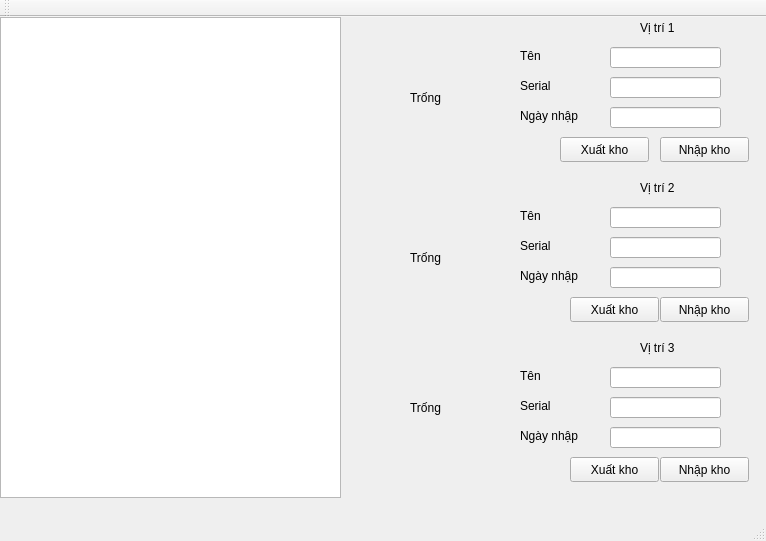
<?xml version="1.0" encoding="UTF-8"?>
<ui version="4.0">
 <class>MainWindow</class>
 <widget class="QMainWindow" name="MainWindow">
  <property name="geometry">
   <rect>
    <x>0</x>
    <y>0</y>
    <width>766</width>
    <height>541</height>
   </rect>
  </property>
  <property name="windowTitle">
   <string>MainWindow</string>
  </property>
  <widget class="QWidget" name="centralWidget">
   <widget class="QListView" name="listView">
    <property name="geometry">
     <rect>
      <x>0</x>
      <y>0</y>
      <width>341</width>
      <height>481</height>
     </rect>
    </property>
   </widget>
   <widget class="QLineEdit" name="lineEdit">
    <property name="geometry">
     <rect>
      <x>610</x>
      <y>60</y>
      <width>111</width>
      <height>21</height>
     </rect>
    </property>
   </widget>
   <widget class="QLabel" name="label">
    <property name="geometry">
     <rect>
      <x>520</x>
      <y>30</y>
      <width>67</width>
      <height>17</height>
     </rect>
    </property>
    <property name="text">
     <string>Tên</string>
    </property>
   </widget>
   <widget class="QLineEdit" name="lineEdit_2">
    <property name="geometry">
     <rect>
      <x>610</x>
      <y>90</y>
      <width>111</width>
      <height>21</height>
     </rect>
    </property>
   </widget>
   <widget class="QLabel" name="label_2">
    <property name="geometry">
     <rect>
      <x>520</x>
      <y>90</y>
      <width>81</width>
      <height>17</height>
     </rect>
    </property>
    <property name="text">
     <string>Ngày nhập </string>
    </property>
   </widget>
   <widget class="QPushButton" name="xuat1">
    <property name="geometry">
     <rect>
      <x>560</x>
      <y>120</y>
      <width>89</width>
      <height>25</height>
     </rect>
    </property>
    <property name="text">
     <string>Xuất kho</string>
    </property>
   </widget>
   <widget class="QPushButton" name="xuat2">
    <property name="geometry">
     <rect>
      <x>570</x>
      <y>280</y>
      <width>89</width>
      <height>25</height>
     </rect>
    </property>
    <property name="text">
     <string>Xuất kho</string>
    </property>
   </widget>
   <widget class="QLineEdit" name="lineEdit_3">
    <property name="geometry">
     <rect>
      <x>610</x>
      <y>220</y>
      <width>111</width>
      <height>21</height>
     </rect>
    </property>
   </widget>
   <widget class="QLabel" name="label_3">
    <property name="geometry">
     <rect>
      <x>520</x>
      <y>250</y>
      <width>81</width>
      <height>17</height>
     </rect>
    </property>
    <property name="text">
     <string>Ngày nhập</string>
    </property>
   </widget>
   <widget class="QLabel" name="label_4">
    <property name="geometry">
     <rect>
      <x>520</x>
      <y>190</y>
      <width>67</width>
      <height>17</height>
     </rect>
    </property>
    <property name="text">
     <string>Tên</string>
    </property>
   </widget>
   <widget class="QLineEdit" name="lineEdit_4">
    <property name="geometry">
     <rect>
      <x>610</x>
      <y>250</y>
      <width>111</width>
      <height>21</height>
     </rect>
    </property>
   </widget>
   <widget class="QPushButton" name="xuat3">
    <property name="geometry">
     <rect>
      <x>570</x>
      <y>440</y>
      <width>89</width>
      <height>25</height>
     </rect>
    </property>
    <property name="text">
     <string>Xuất kho</string>
    </property>
   </widget>
   <widget class="QLineEdit" name="lineEdit_5">
    <property name="geometry">
     <rect>
      <x>610</x>
      <y>380</y>
      <width>111</width>
      <height>21</height>
     </rect>
    </property>
   </widget>
   <widget class="QLabel" name="label_5">
    <property name="geometry">
     <rect>
      <x>520</x>
      <y>410</y>
      <width>81</width>
      <height>17</height>
     </rect>
    </property>
    <property name="text">
     <string>Ngày nhập</string>
    </property>
   </widget>
   <widget class="QLabel" name="label_6">
    <property name="geometry">
     <rect>
      <x>520</x>
      <y>380</y>
      <width>67</width>
      <height>17</height>
     </rect>
    </property>
    <property name="text">
     <string>Serial</string>
    </property>
   </widget>
   <widget class="QLineEdit" name="lineEdit_6">
    <property name="geometry">
     <rect>
      <x>610</x>
      <y>410</y>
      <width>111</width>
      <height>21</height>
     </rect>
    </property>
   </widget>
   <widget class="QPushButton" name="nhap1">
    <property name="geometry">
     <rect>
      <x>660</x>
      <y>120</y>
      <width>89</width>
      <height>25</height>
     </rect>
    </property>
    <property name="text">
     <string>Nhập kho</string>
    </property>
   </widget>
   <widget class="QPushButton" name="nhap2">
    <property name="geometry">
     <rect>
      <x>660</x>
      <y>280</y>
      <width>89</width>
      <height>25</height>
     </rect>
    </property>
    <property name="text">
     <string>Nhập kho</string>
    </property>
   </widget>
   <widget class="QPushButton" name="nhap3">
    <property name="geometry">
     <rect>
      <x>660</x>
      <y>440</y>
      <width>89</width>
      <height>25</height>
     </rect>
    </property>
    <property name="text">
     <string>Nhập kho</string>
    </property>
   </widget>
   <widget class="QLabel" name="label_7">
    <property name="geometry">
     <rect>
      <x>640</x>
      <y>320</y>
      <width>68</width>
      <height>22</height>
     </rect>
    </property>
    <property name="text">
     <string>Vị trí 3</string>
    </property>
   </widget>
   <widget class="QLabel" name="label_8">
    <property name="geometry">
     <rect>
      <x>640</x>
      <y>160</y>
      <width>68</width>
      <height>22</height>
     </rect>
    </property>
    <property name="text">
     <string>Vị trí 2</string>
    </property>
   </widget>
   <widget class="QLabel" name="label_9">
    <property name="geometry">
     <rect>
      <x>640</x>
      <y>0</y>
      <width>68</width>
      <height>22</height>
     </rect>
    </property>
    <property name="text">
     <string>Vị trí 1</string>
    </property>
   </widget>
   <widget class="QLabel" name="label_10">
    <property name="geometry">
     <rect>
      <x>520</x>
      <y>220</y>
      <width>81</width>
      <height>17</height>
     </rect>
    </property>
    <property name="text">
     <string>Serial</string>
    </property>
   </widget>
   <widget class="QLineEdit" name="name2">
    <property name="geometry">
     <rect>
      <x>610</x>
      <y>190</y>
      <width>111</width>
      <height>21</height>
     </rect>
    </property>
   </widget>
   <widget class="QLineEdit" name="name1">
    <property name="geometry">
     <rect>
      <x>610</x>
      <y>30</y>
      <width>111</width>
      <height>21</height>
     </rect>
    </property>
   </widget>
   <widget class="QLabel" name="label_11">
    <property name="geometry">
     <rect>
      <x>520</x>
      <y>60</y>
      <width>81</width>
      <height>17</height>
     </rect>
    </property>
    <property name="text">
     <string>Serial</string>
    </property>
   </widget>
   <widget class="QLineEdit" name="name3">
    <property name="geometry">
     <rect>
      <x>610</x>
      <y>350</y>
      <width>111</width>
      <height>21</height>
     </rect>
    </property>
   </widget>
   <widget class="QLabel" name="label_12">
    <property name="geometry">
     <rect>
      <x>520</x>
      <y>350</y>
      <width>67</width>
      <height>17</height>
     </rect>
    </property>
    <property name="text">
     <string>Tên</string>
    </property>
   </widget>
   <widget class="QLabel" name="khosp1">
    <property name="geometry">
     <rect>
      <x>350</x>
      <y>10</y>
      <width>151</width>
      <height>141</height>
     </rect>
    </property>
    <property name="text">
     <string>Trống</string>
    </property>
    <property name="alignment">
     <set>Qt::AlignCenter</set>
    </property>
   </widget>
   <widget class="QLabel" name="khosp2">
    <property name="geometry">
     <rect>
      <x>350</x>
      <y>170</y>
      <width>151</width>
      <height>141</height>
     </rect>
    </property>
    <property name="text">
     <string>Trống</string>
    </property>
    <property name="alignment">
     <set>Qt::AlignCenter</set>
    </property>
   </widget>
   <widget class="QLabel" name="khosp3">
    <property name="geometry">
     <rect>
      <x>350</x>
      <y>320</y>
      <width>151</width>
      <height>141</height>
     </rect>
    </property>
    <property name="text">
     <string>Trống</string>
    </property>
    <property name="alignment">
     <set>Qt::AlignCenter</set>
    </property>
   </widget>
  </widget>
  <widget class="QMenuBar" name="menuBar">
   <property name="geometry">
    <rect>
     <x>0</x>
     <y>0</y>
     <width>766</width>
     <height>27</height>
    </rect>
   </property>
  </widget>
  <widget class="QToolBar" name="mainToolBar">
   <attribute name="toolBarArea">
    <enum>TopToolBarArea</enum>
   </attribute>
   <attribute name="toolBarBreak">
    <bool>false</bool>
   </attribute>
  </widget>
  <widget class="QStatusBar" name="statusBar"/>
 </widget>
 <layoutdefault spacing="6" margin="11"/>
 <resources/>
 <connections/>
</ui>
